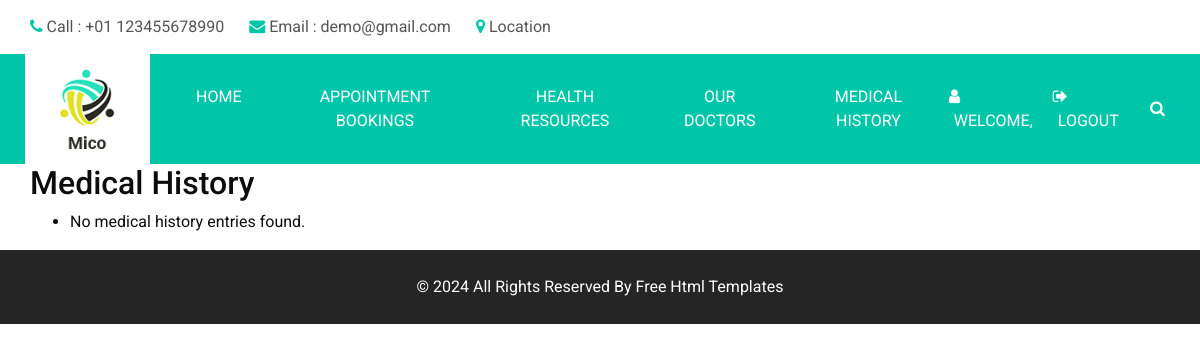
/doctor/patient/1/medical_history/, run on an earlier commit of the app's database.
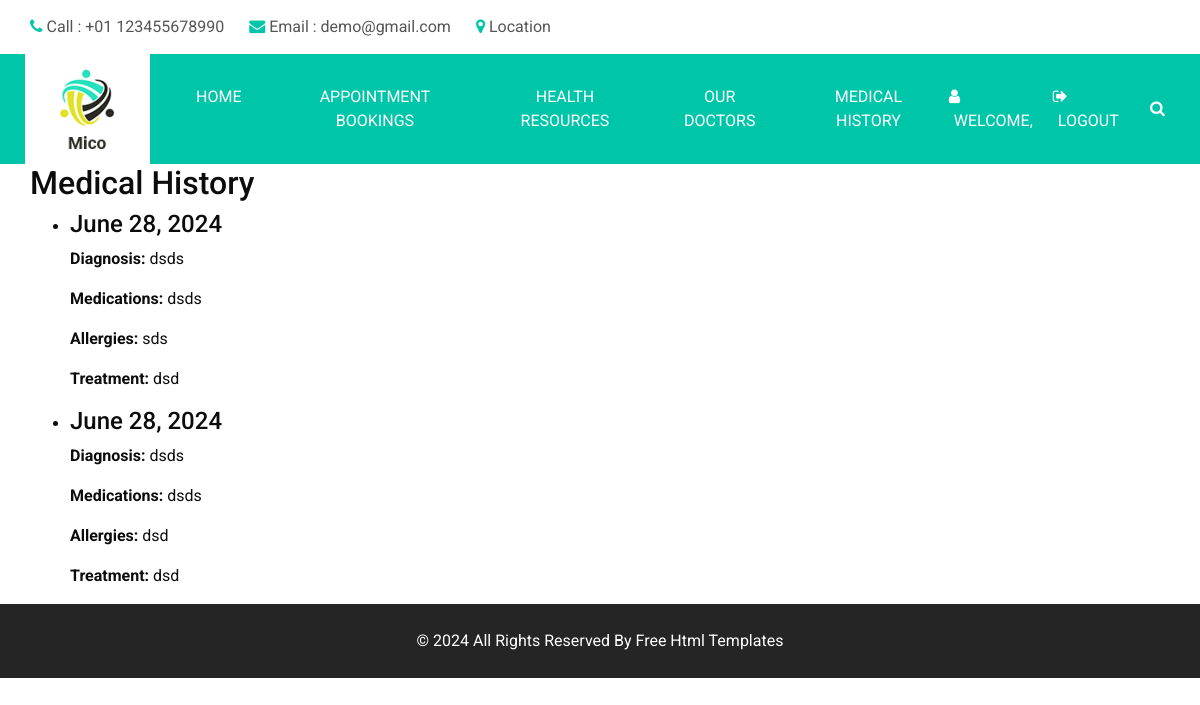
And on a later commit of the database.
### users/models.py (models this page shows, shortened)
class MedicalHistory(models.Model):
    user = models.ForeignKey(UserRegister, on_delete=models.CASCADE)
    diagnosis = models.TextField()
    medications = models.TextField()
    allergies = models.TextField()
    treatment = models.TextField()
    date = models.DateField(auto_now_add=True)

### doctor/views.py (the view)
# urls.py: path('medical_history/', views.medical_history, name='medical_history'),
def medical_history(request, patient_id):
    patient = get_object_or_404(UserRegister, pk=patient_id)
    medical_histories = MedicalHistory.objects.filter(user=patient)
    return render(request, 'doctor/medical_history.html', {'patient': patient, 'medical_histories': medical_histories})

### template/doctor/medical_history.html
{% extends 'user/base_user.html' %}
{% block content %}
<div class="container">
  <h2>Medical History</h2>
  <ul>
    {% for history in medical_histories %}
    <li>
      <h4>{{ history.date }}</h4>
      <p><strong>Diagnosis:</strong> {{ history.diagnosis }}</p>
      <p><strong>Medications:</strong> {{ history.medications }}</p>
      <p><strong>Allergies:</strong> {{ history.allergies }}</p>
      <p><strong>Treatment:</strong> {{ history.treatment }}</p>
    </li>
    {% empty %}
    <li>No medical history entries found.</li>
    {% endfor %}
  </ul>
</div>
{% endblock %}

What changed in the data, as far as the page shows it:
added MedicalHistory: date "June 28, 2024", diagnosis "dsds", medications "dsds", allergies "sds", treatment "dsd"
added MedicalHistory: date "June 28, 2024", diagnosis "dsds", medications "dsds", allergies "dsd", treatment "dsd"
Also different on the page:
text no longer shown: "No medical history entries found."
